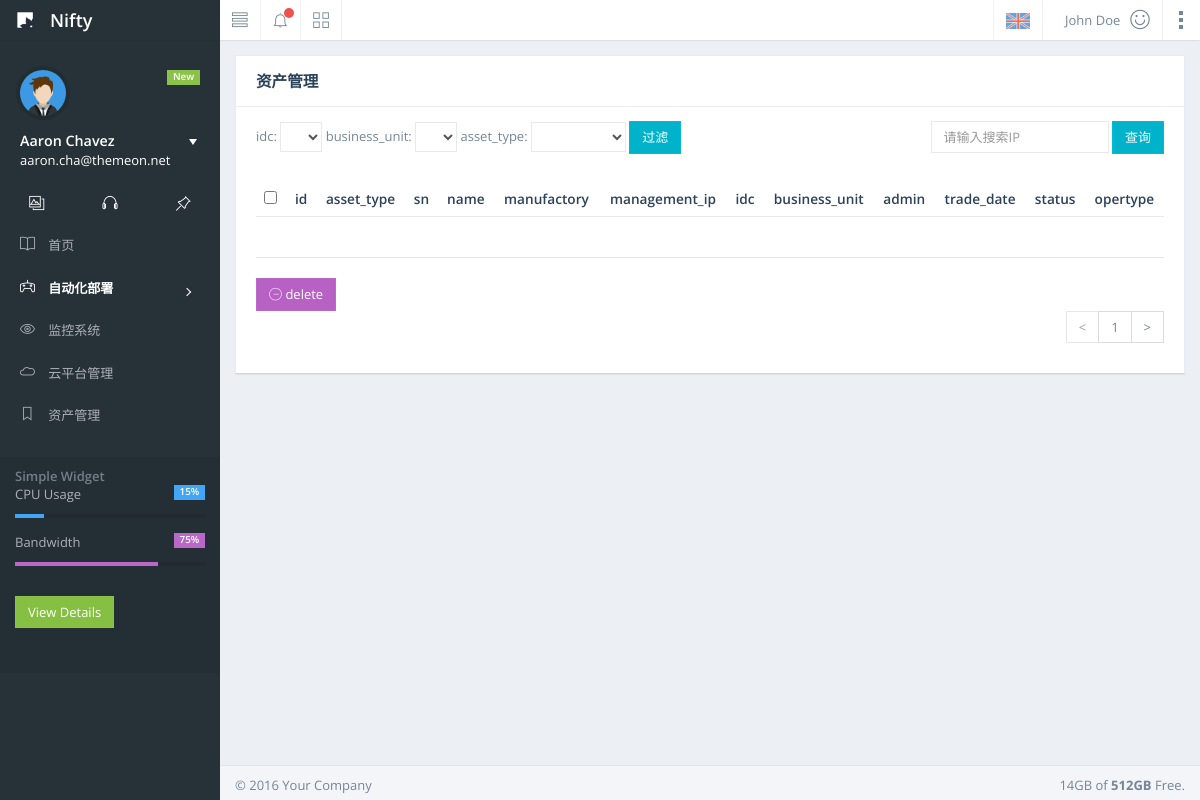
The app's page /cmdb/servers/, older data.
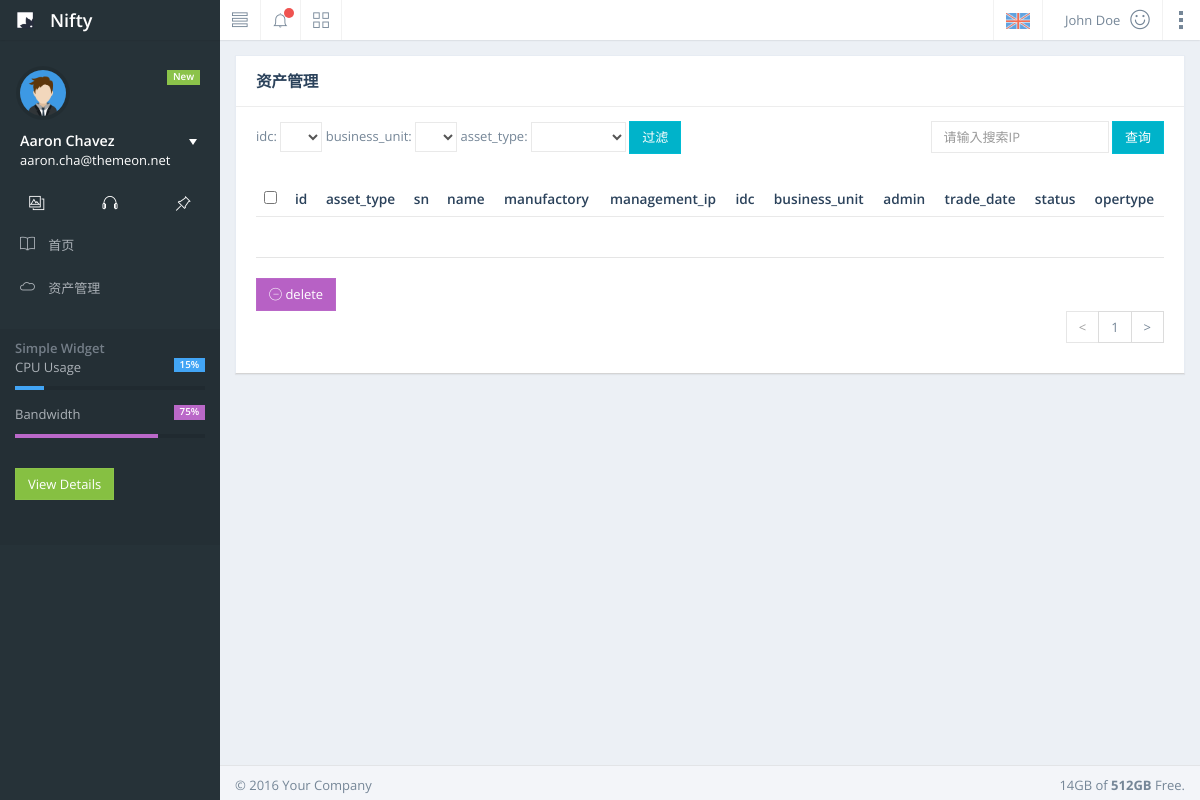
The same page, newer data.
### cmdb/models.py (models this page shows)
class Menu(models.Model):
    name = models.CharField(max_length=64)
    parent = models.ForeignKey('self',verbose_name=u'父级菜单',null=True,blank=True,default='0',\
                               help_text=u'如果添加的是子菜单，请选择父菜单',on_delete=models.CASCADE)
    show = models.BooleanField(verbose_name=u'是否显示',default=False,help_text=u'菜单是否显示，默认添加不显示')
    priority = models.IntegerField(verbose_name=u'显示优先级',null=True,blank=True,default=-1,\
                                   help_text=u'菜单的显示顺序，优先级越大显示越靠前')
    permission_id = models.IntegerField(verbose_name=u'权限编号',help_text=u'给菜单设置一个编号，用于权限控制',\
                                        error_messages={'field-permission_id': u'只能输入数字'},default=0)
    url_type_choices = ((0,'absolute'),(1,'dynamic'))
    url_type = models.SmallIntegerField(choices=url_type_choices,default=0)
    url_name = models.CharField(max_length=128)
    url_alias = models.CharField(max_length=64,null=True,blank=True)
    class_name = models.CharField(max_length=64,null=True,blank=True)
    def __str__(self):
        return self.name
    class Meta:
        unique_together = ('name','url_name')
        ordering = ["-priority", "id"]

### cmdb/views.py (the view, shortened to what this page needs)
# urls.py: path('servers/',AssetList.as_view(),name="server_list"),
class AssetList(ListView):
    model = Asset
    template_name = 'cmdb/asset_list.html'
    permission_required = 'cmdb.can_view_serverinfo'
    raise_exception = True
    def get_context_data(self, *, object_list=None, **kwargs):
        filter_conditions = {}
        sorted_column = None
        context = super(AssetList, self).get_context_data(**kwargs)
        querysets = Asset.objects.get_queryset().order_by('id')
        try:
            print("1queryset:", querysets)
            querysets = utils.search_by(self.request, querysets, AssetAdmin)
            print("2queryset:",querysets)
            querysets, filter_conditions = utils.get_filter_result(self.request, querysets)
            querysets, sorted_column = utils.get_orderby_result(self.request, querysets, AssetAdmin)
            paginator = Paginator(querysets, AssetAdmin.list_per_page)
            page = self.request.GET.get('page')
            try:
                querysets = paginator.page(page)
            except PageNotAnInteger:
                querysets = paginator.page(1)
            except EmptyPage:
                querysets = paginator.page(paginator.num_pages)
        except Exception as e:
            traceback.print_exc()
        context['assets'] = querysets
        context['sorted_column'] = sorted_column
        context['model'] = Asset
        context['list_filter'] = AssetAdmin.list_filter
        context['list_display'] = AssetAdmin.list_display
        context['search_fields'] = AssetAdmin.search_fields
        context['filter_conditions'] = filter_conditions
        return context

### cmdb/templatetags/cmdbtags.py (called while the page is built)
@register.simple_tag()
def Menus():
    menus_all = {}
    menus = models.Menu.objects.filter(parent__isnull=True)
    for menu in menus:
        submenus = menu.menu_set.all()
        submenulist = []
        for submenu in submenus:
            submenulist.append(submenu)
        menus_all.update({menu: submenulist})
    return menus_all

@register.simple_tag
def get_current_sort_index(sorted_column):
    return list(sorted_column.values())[0] if sorted_column else ''

@register.simple_tag()
def get_selected_option(filter_condition,field,choice):
    value = filter_condition.get(field)
    if value:
        if value == str(choice):
            return 'selected'
    return

### cmdb/utils.py (called while the page is built)
def get_orderby_result(request,querysets,admin_class):
    current_ordered_column = {}
    orderby_index = request.GET.get('_o')
    if orderby_index:
        orderby_key = admin_class.list_display[abs(int(orderby_index))]
        current_ordered_column[orderby_key] = orderby_index
        if orderby_index.startswith('-'):
            orderby_key = '-' + orderby_key
        return querysets.order_by(orderby_key),current_ordered_column
    else:
        return querysets,current_ordered_column

### templates/cmdb/asset_list.html (shortened to what this page needs)
{% extends 'base.html' %}
{% load staticfiles %}
{% load cmdbtags %}
{% block extra_css %}
    <link href="{% static 'css/demo/nifty-demo-icons.min.css' %}" rel="stylesheet">
    <link href="{% static 'css/demo/nifty-demo.min.css' %}" rel="stylesheet">
{% endblock %}
{% block content %}
    <div id="content-container">
        <div id="page-content">
            <div class="panel">
                <div class="panel-heading">
                    <h3 class="panel-title">资产管理</h3>
                </div>
                <div class="panel-body">
                    <div class="pad-btm form-inline">
                        <div class="row">
                            <div class="col-sm-8 table-toolbar-left">
                                {% if list_filter %}
                                <form class="form-horizontal">
                                    {% for field in list_filter %}
                                        <label>{{ field }}:</label>
                                        <select name="{{ field }}" aria-controls="demo-dt-basic" class="form-control input-sm">
                                            <option value=""></option>
                                            {% options model field as choices %}
                                            {% for choice in choices %}
                                                {% for key,value in choice.items %}
                                                   <option value="{{ key }}" {% get_selected_option filter_conditions field key %}>{{ value }}</option>
                                                {% endfor %}
                                            {% endfor %}
                                        </select>
                                    {% endfor %}
                                    <input type="submit" value="过滤" class="btn btn-info">
                                 </form>
                            {% endif %}
                            </div>
                            <div class="col-sm-4 table-toolbar-right">
                                <form class="form-group">
                                    <input id="demo-input-search2" type="text" placeholder="请输入搜索IP" class="form-control" autocomplete="off" name="_q">
                                    <button class="btn btn-info" type="submit">查询</button>
                                </form>
                            </div>
                        </div>
                    </div>
                    <div class="table-responsive">
                        <table class="table table-striped">
                            <thead>
                                <tr>
                                    <th><div class="th-inner "><input type="checkbox" id="head_input" onclick="chooseallornot(this);"></div><div class="fht-cell"></div></th>
                                    {% for field in list_display %}
                                        <th class="text-center">{{ field }}</th>
                                    {% endfor %}
                                    <th class="text-center">opertype</th>
                                </tr>
                            </thead>
                        </table>
                    </div>
                    <hr>
                    <form method="post" onsubmit="delete_choose()">
                        <span><button id="demo-btn-addrow" class="btn btn-purple" type="submit"><i class="demo-pli-remove"></i> delete</button></span>
                    </form>
                    <div class="pull-right">
                        {% render_paginator assets filter_conditions sorted_column %}
                    </div>
                </div>
            </div>
        </div>
    </div>
{% endblock %}

### templates/base.html (shortened to what the changed rows need)
{% load staticfiles %}
{% load cmdbtags %}
<!DOCTYPE html>
<html lang="en">
<head>
    <link href="{% static 'css/bootstrap.min.css' %}" rel="stylesheet">
    <link href="{% static 'css/nifty.min.css' %}" rel="stylesheet">
    <link href="{% static 'themify-icons/themify-icons.min.css' %}" rel="stylesheet">
    <link href="{% static 'css/pace.min.css' %}" rel="stylesheet">
    {% block extra_css %}
    {% endblock %}
</head>
<body>
    <div id="container" class="effect mainnav-lg">
        <div class="boxed">
            {% block content %}{% endblock %}
            {% block main_nav %}
                <nav id="mainnav-container">
                    <div id="mainnav">
                        <div id="mainnav-menu-wrap">
                            <div class="nano">
                                <div class="nano-content">
                                    <ul id="mainnav-menu" class="list-group">
                                        {% Menus as menus %}
                                        {% for menu,values in menus.items %}
                                            {% if values|length %}
                                                <li class="active-sub">
                                                    <a href="{{ menu.url_name }}">
                                                        <i class="{{ menu.class_name }}"></i>
                                                        <span class="menu-title">{{ menu.name }}</span>
                                                        <i class="arrow"></i>
                                                    </a>
                                                </li>
                                            {% else %}
                                                <li onclick="ActiveMenu(this)">
                                                    <a href="{{ menu.url_name }}">
                                                        <i class="{{ menu.class_name }}"></i>
                                                        <span class="menu-title">{{ menu.name }}</span>
                                                    </a>
                                                </li>
                                            {% endif %}
                                        {% endfor %}
                                    </ul>
                                </div>
                            </div>
                        </div>
                    </div>
                </nav>
            {% endblock %}
        </div>
    </div>
    </body>
</html>

Row changes from the older to the newer data that the page shows:
removed Menu: name "自动化部署"
removed Menu: name "监控系统"
removed Menu: name "云平台管理"
changed Menu "资产管理": class_name "ti-bookmark" → "ti-cloud" (drawn)
